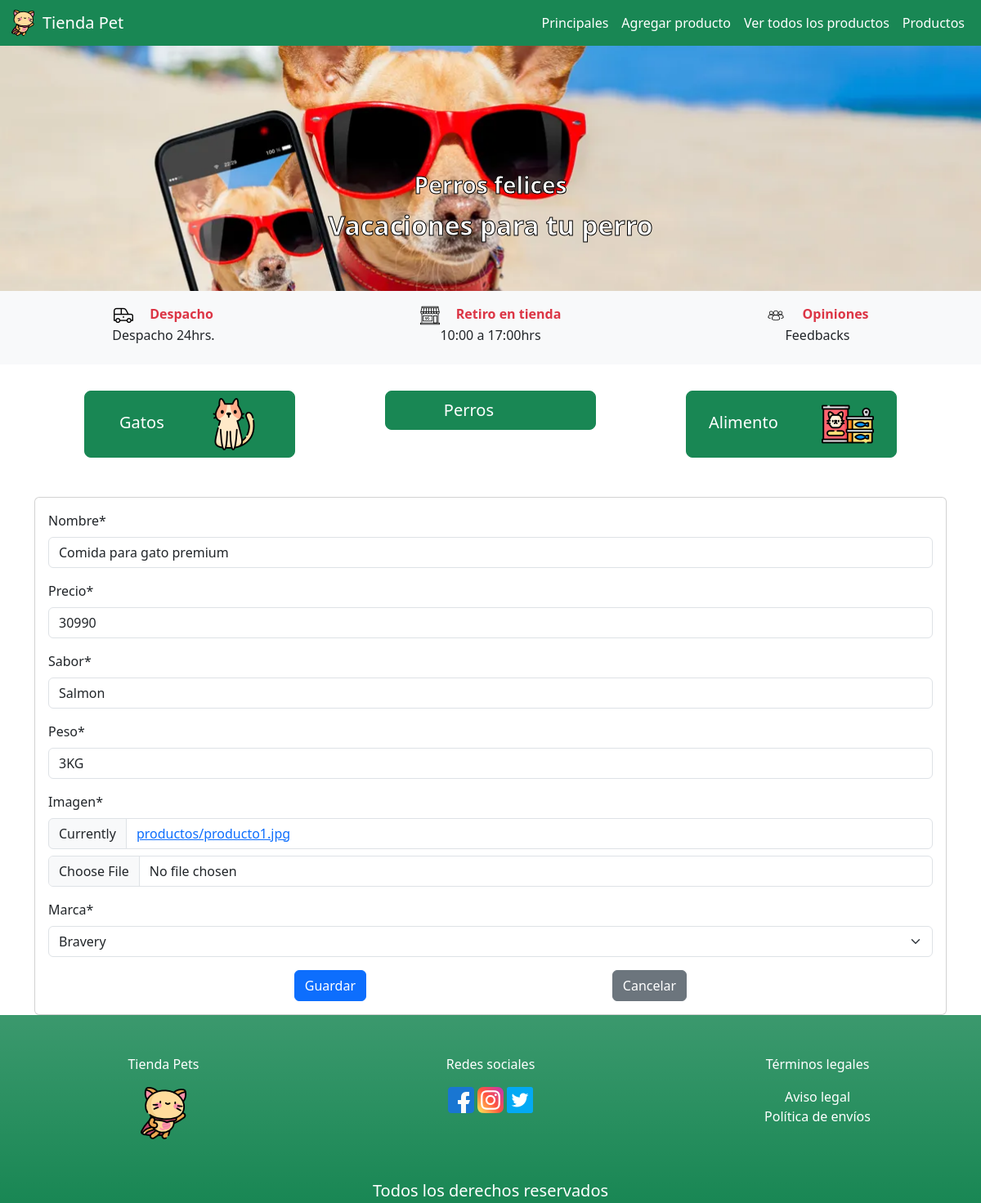
/modificar-producto/1, run on the app's committed database.
### tienda/models.py (models this page shows, shortened)
class Producto(models.Model):
    nombre = models.CharField(max_length=70)
    precio = models.IntegerField()
    sabor = models.CharField(max_length=60)
    peso = models.CharField(max_length=8)
    imagen = models.ImageField(upload_to = "productos", null=True)
    marca = models.ForeignKey(Marca, on_delete=models.PROTECT)

class Marca(models.Model):
    nombre = models.CharField(max_length=70)
    def __str__(self):
        return self.nombre

### tienda/views.py (the view, shortened to what this page needs)
# urls.py: path('modificar-producto/<id>', views.modificar_producto, name='modificar-producto'),
def modificar_producto(request, id):
    producto = get_object_or_404(Producto, id=id)
    data = {'form': ProductoForm(instance=producto)}
    return render(request, 'tienda/producto/modificar.html', data)

### tienda/forms.py
class ProductoForm(forms.ModelForm):
    class Meta:
        model = Producto
        fields = "__all__"

### tienda/templates/tienda/producto/modificar.html (shortened to what this page needs)
{% extends 'tienda/base.html' %}
{% load crispy_forms_tags %}
{% load crispy_forms_filters %}
{% block contenido %}
    <section class="container">
        <div class="row d-flex justify-content-center">
            <div class="col-12 cold-md-6">
                <div class="card">
                    <div class="card-body">
                        <form action="" method="post" enctype="multipart/form-data">
                            {{ form | crispy}}
                            <div class="d-flex justify-content-evenly">
                                <input type="submit" value="Guardar" class="btn btn-primary">
                                <input type="submit" value="Cancelar" class="btn btn-secondary">
                            </div>
                        </form>
                    </div>
                </div>
            </div>
        </div>
    </section>
{% endblock %}

### data on the page
Producto: nombre "Comida para gato premium", precio "30990", sabor "Salmon", peso "3KG", marca "Bravery"
